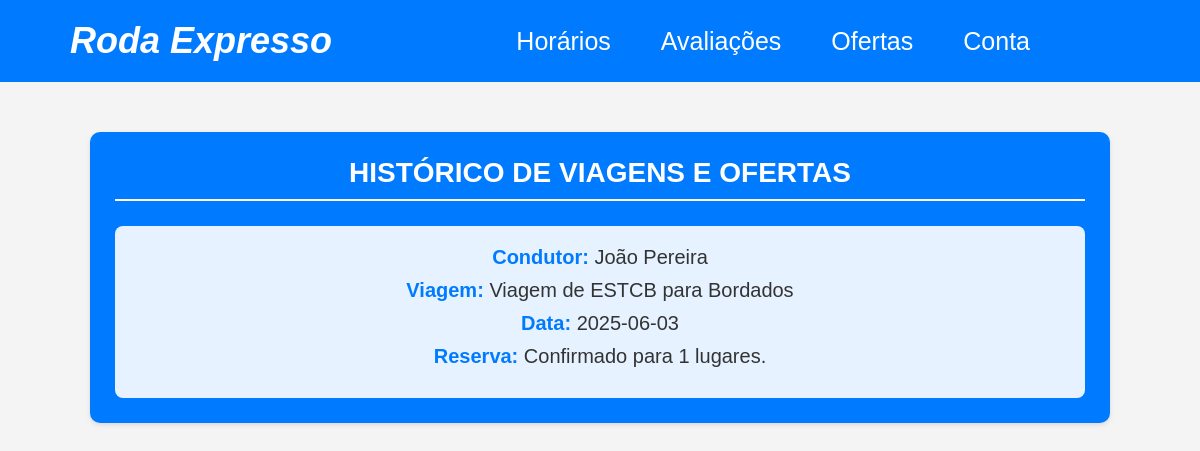
The app's page /pages/aluno/conta/historico.php (signed in) with its own data.
### tables this page shows
CREATE TABLE `historico` (
  `id` int(11) NOT NULL,
  `user_id` int(11) NOT NULL,
  `tipo_evento` varchar(50) NOT NULL,
  `nome_completo` varchar(255) NOT NULL,
  `email` varchar(255) NOT NULL,
  `descricao` text DEFAULT NULL,
  `data` date NOT NULL,
  `resultado` varchar(50) DEFAULT NULL
);

### pages/aluno/conta/historico.php (the view, shortened to what this page needs)
<?php
    $user_id = $_SESSION['user_id'];
    $sql_historico = "SELECT h.id, h.tipo_evento, h.nome_completo, h.email, h.descricao, h.data, h.resultado
                      FROM historico h
                      WHERE h.user_id = ?
                      ORDER BY h.data DESC";
    $stmt = mysqli_prepare($conn, $sql_historico);
    mysqli_stmt_bind_param($stmt, "i", $user_id);
    mysqli_stmt_execute($stmt);
    $result_historico = mysqli_stmt_get_result($stmt);
?>
<!DOCTYPE html>
<html lang="pt-PT">
<head>
</head>
<body>
    <div class="header">
        <a href="../PgInicialAluno.php" style="text-decoration: none; color: white;">
            <h1>Roda Expresso</h1>
        </a>
        <div class="menu">
            <a href="../horarios.php">Horários</a>
            <a href="../avaliacoes/avaliacoes.php">Avaliações</a>
            <a href="../ofertas/ofertas.php">Ofertas</a>
            <a href="../conta/conta.php">Conta</a>
        </div>
    </div>
    <div class="container">
        <div class="painel-principal">
            <h2 class="titulo-painel">HISTÓRICO DE VIAGENS E OFERTAS</h2>
            <?php
                if (mysqli_num_rows($result_historico) > 0) {
                    while ($historico = mysqli_fetch_assoc($result_historico)) {
                        if ($historico['tipo_evento'] == 'Reserva') {
                            echo '<div class="item-historico">';
                            echo '<div class="info-item">';
                            echo '<p><span class="destaque">Condutor:</span> ' . htmlspecialchars($historico['nome_completo']) . '</p>';
                            echo '</div>';
                            echo '<div class="info-item">';
                            echo '<p><span class="destaque">Viagem:</span> ' . htmlspecialchars($historico['descricao']) . '</p>';
                            echo '</div>';
                            echo '<div class="info-item">';
                            echo '<p><span class="destaque">Data:</span> ' . htmlspecialchars($historico['data']) . '</p>';
                            echo '</div>';
                            echo '<div class="info-item">';
                            echo '<p><span class="destaque">Reserva:</span> ' . htmlspecialchars($historico['resultado']) . '</p>';
                            echo '</div>';
                            echo '</div>';
                        }
                    }
                } else {
                    echo '<div class="sem-registros">Ainda não há viagens ou ofertas registradas no seu histórico.</div>';
                }
            ?>
        </div>
    </div>
</body>
</html>

### pages/aluno/conta/historico.php (style rules this page uses)
body { font-family: Arial, sans-serif; margin: 0; padding: 0; background-color: #f4f4f4; }
.header { background-color: #007bff; color: white; padding: 20px; display: flex; justify-content: space-between; align-items: center; }
.header h1 { margin: 0; padding-left: 50px; font-weight: bold; font-style: italic; font-size: 36px; }
.menu { display: flex; gap: 50px; padding-right: 150px; font-size: 25px; }
.menu a { text-decoration: none; color: white; }
.container { width: 85%; margin: auto; margin-top: 50px; display: flex; gap: 30px; }
.painel-principal { flex: 1; background-color: #007bff; padding: 25px; border-radius: 10px; box-shadow: 0 2px 5px rgba(0, 0, 0, 0.1); display: flex; flex-direction: column; }
.titulo-painel { color: white; font-size: 28px; margin-top: 0; margin-bottom: 25px; text-align: center; border-bottom: 2px solid white; padding-bottom: 10px; }
.item-historico { background-color: rgba(255, 255, 255, 0.9); border-radius: 8px; padding: 20px; margin-bottom: 20px; text-align: center; }
.item-historico:last-child { margin-bottom: 0; }
.info-item { display: flex; justify-content: space-between; margin-bottom: 10px; text-align: center; }
.info-item p { margin: 0; font-size: 20px; color: #333; width: 100%; text-align: center; }
.info-item { display: block; }
.info-item .destaque { font-weight: bold; color: #007bff; }

### records on screen
historico: nome_completo "João Pereira", descricao "Viagem de ESTCB para Bordados", data "2025-06-03", resultado "Confirmado para 1 lugares."
